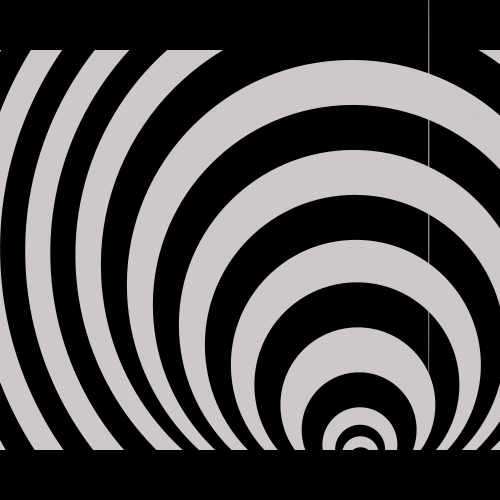
Frame 1 (no input)
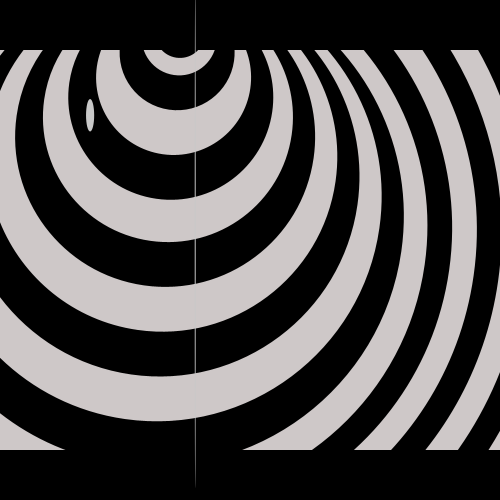
Frame 60 (the mouse pressed at the canvas centre just before this capture)
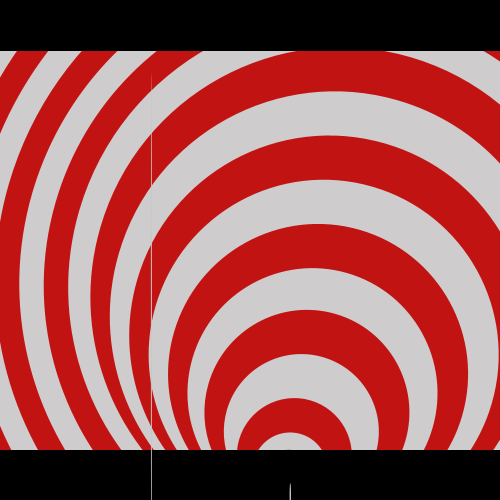
Frame 120 (the mouse held since frame 60 and released just before this capture)

The Processing sketch that drew these frames (run headless with seeded random() and noise(); from frame 60 on, the mouse is pressed at the canvas centre):

// Processing sketch: processing_8635
// ── processing_8635.pde

float rot = 0;
float blackr = 0;
float blackg = 0;
float blackb = 0;
float whiter = 206;
float whiteg = 200;
float whiteb = 200;
float Origin = 500;



//Screen
float diamOne;
float diamTwo;
float x;
float y;
float xLine;
float yLine;


void setup() {
size(500,500);
smooth();
}

void draw() {
  background(206,200,200);
  rot = rot + 0.05; // Rotation


pushMatrix();//reset (0,0) to...
translate(width/2,height/2);
rotate(rot*-1);
Origin = Origin -1;

blackEllipse(0.1,1000);
whiteEllipse(0.5,900);
blackEllipse(1,800);
whiteEllipse(2,750);
blackEllipse(4,700);
whiteEllipse(6,650);
blackEllipse(8,600);
whiteEllipse(10,550);
blackEllipse(20,500);
whiteEllipse(40,450);
blackEllipse(60,400);
whiteEllipse(80,350);
blackEllipse(100,300);
whiteEllipse(120,250);
blackEllipse(140,205);
whiteEllipse(160,155);
blackEllipse(185,115);
whiteEllipse(200,75);
blackEllipse(205,50);
whiteEllipse(210,37);
blackEllipse(215,25);
whiteEllipse(220,15);
blackEllipse(225,10);
if (mousePressed){
creature(); 
}
popMatrix();//reset to (0,0)



if (mousePressed) {
  blackr = 194;
  blackg = 19;
  blackb = 19;
  whiter = 206;
  whiteg = 204;
  whiteb = 204;
} else if (keyPressed){
  blackr = random(0,255);
  blackg = random(0,255);
  blackg = random(0,255);
  whiter = random(0,255);
  whiteg = random(0,255);
  whiteb = random(0,255);
} else {
  blackr = 0;
  blackg = 0;
  blackb = 0;
}

//Screen
 rectMode(CORNER);  
 fill(0);
  rect(0,0,width,height/10);
  rect(0,height * 0.9,width,height * 0.9); // Strips

  diamOne = random(10);
  diamTwo = random(40);
  x = random(width);
  y = random(height);
  xLine = random(width);
  yLine = random(height);
  
  noStroke();
  fill(200);
  ellipse(x,y,diamOne,diamTwo); // Spots
  ellipse(xLine,yLine,1,height); //lines
}




void blackEllipse(float y,float w) {
noStroke();
fill(blackr,blackg,blackb);
ellipse(100,y,w,w);
}

void whiteEllipse(float y,float w){
noStroke();
fill(whiter,whiteg,whiteb);
ellipse(100,y,w,w);
}
  
  

  

void creature(){

//head
fill(194,19,19,255);
stroke(0);
ellipse(Origin,Origin,96,96);
//eyes
fill(0);
stroke(0);//color
ellipse(Origin-16,Origin-16,8,32);
ellipse(Origin+16,Origin-16,8,32);
//left eyebrow
line(Origin-40,Origin-40,Origin-8,Origin-32);
line(Origin-48,Origin-48,Origin-8,Origin-32);
//right eyebrow
line(Origin+40,Origin-40,Origin+8,Origin-32);
line(Origin+48,Origin-48,Origin+8,Origin-32);
//mouth
line(Origin-40,Origin+32,Origin-32,Origin+16);
line(Origin-32,Origin+16,Origin-16,Origin+24);
line(Origin-16,Origin+24,Origin,Origin+12);
line(Origin,Origin+12,Origin+16,Origin+24);
line(Origin+16,Origin+24,Origin+32,Origin+16);
line(Origin+32,Origin+16,Origin+40,Origin+32);
}
